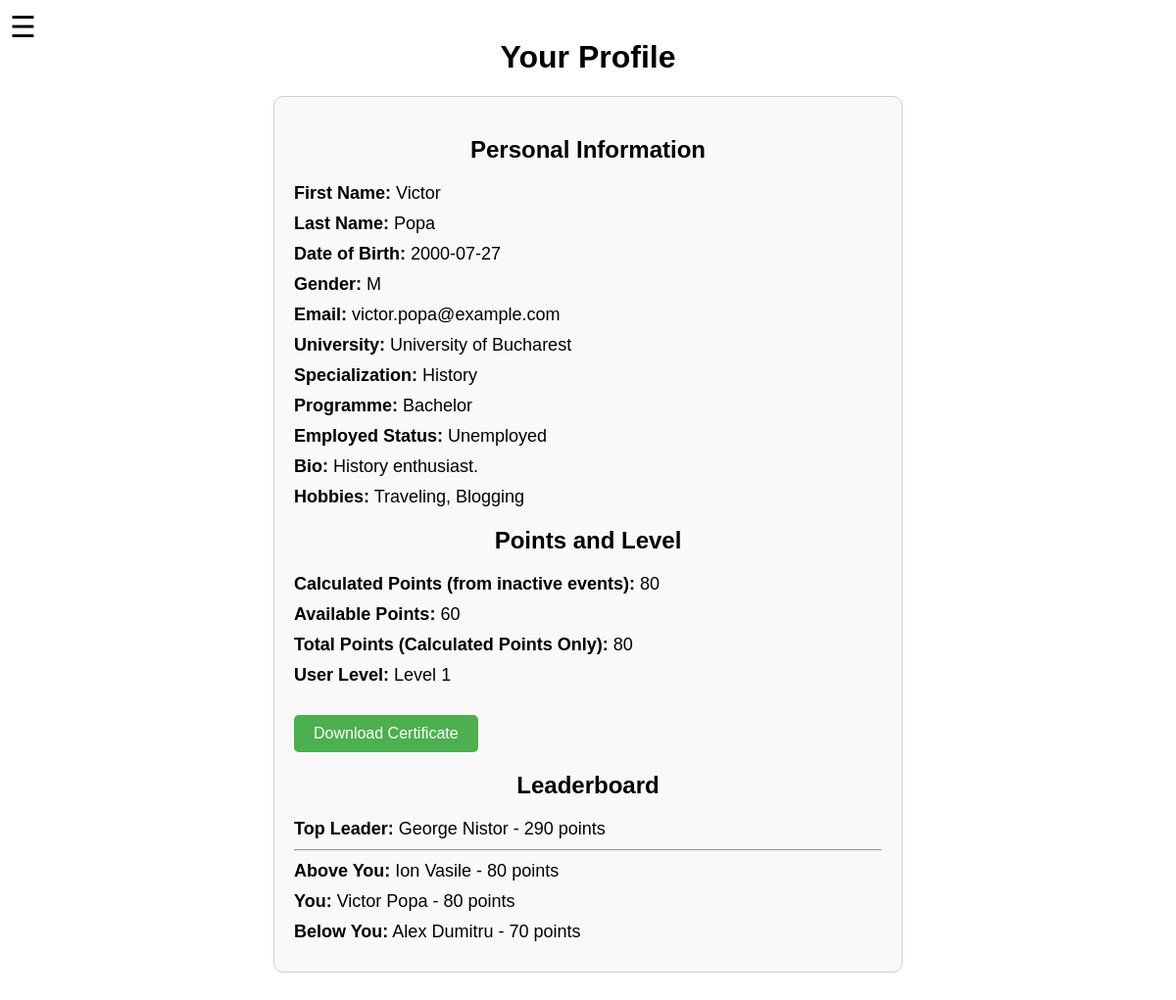
Page /profile/ (signed in) on the committed database.
### tables this page shows
CREATE TABLE User (
    id_user INTEGER PRIMARY KEY,
    first_name TEXT NOT NULL CHECK(length(first_name) > 0),
    last_name TEXT NOT NULL CHECK(length(last_name) > 0),
    date_of_birth TEXT, -- YYYY-MM-DD format recommended at application layer
    gender TEXT CHECK(gender IN ('M','F','O')),
    email TEXT NOT NULL UNIQUE CHECK(
        email LIKE '%_@__%.__%'   -- simple email pattern check
    ),
    university TEXT,
    university_programme TEXT CHECK(university_programme IN ('Bachelor', 'Master', 'PhD')),
    university_specialization TEXT,
    employed_status TEXT CHECK(employed_status IN ('Employed', 'Unemployed')),
    is_student INTEGER DEFAULT 0 CHECK(is_student IN (0,1)), -- 1 for Yes, 0 for No
    bio TEXT,
    hobbies TEXT,
    points INTEGER DEFAULT 0
);

### routes/profile.py (the view)
@profile_bp.route('/')
def profile():
    user_id = session.get('user_id')
    if not user_id:
        flash('Please log in to view your profile.', 'error')
        return redirect(url_for('login.login'))
    user = get_user_details(user_id)
    if not user:
        flash('User not found.', 'error')
        return redirect(url_for('home.home'))
    calculated_points = get_user_events_points(user_id)
    available_points = get_available_points(user_id)
    total_points = calculated_points
    level = get_user_level(total_points)
    leaderboard = get_leaderboard(user_id)
    return render_template(
        'profile.html',
        user=user,
        calculated_points=calculated_points,
        available_points=available_points,
        total_points=total_points,
        level=level,
        leaderboard=leaderboard
    )

### models.py (called while the page is built)
def get_user_details(user_id):
    with sqlite3.connect(DB_NAME, timeout=30) as conn:
        cursor = conn.cursor()
        query = """
            SELECT first_name, last_name, date_of_birth, gender, email, university,
                   university_specialization, university_programme, employed_status, bio, hobbies
            FROM User
            WHERE id_user = ?
        """
        cursor.execute(query, (user_id,))
        row = cursor.fetchone()
    if not row:
        return None
    return {
        'first_name': row[0],
        'last_name': row[1],
        'date_of_birth': row[2],
        'gender': row[3],
        'email': row[4],
        'university': row[5],
        'university_specialization': row[6],
        'university_programme': row[7],
        'employed_status': row[8],
        'bio': row[9],
        'hobbies': row[10]
    }

def get_user_events_points(user_id):
    with sqlite3.connect(DB_NAME, timeout=30) as conn:
        cursor = conn.cursor()
        query = """
            SELECT SUM(e.hours_of_work * 10)
            FROM User_Events ue
            JOIN Event e ON ue.id_event = e.id_event
            WHERE ue.id_user = ?
              AND e.status = 'inactive'
        """
        cursor.execute(query, (user_id,))
        row = cursor.fetchone()
    return row[0] if row and row[0] else 0

def get_available_points(user_id):
    with sqlite3.connect(DB_NAME, timeout=30) as conn:
        cursor = conn.cursor()
        query = "SELECT points FROM User WHERE id_user = ?"
        cursor.execute(query, (user_id,))
        row = cursor.fetchone()
    return row[0] if row else 0

def get_user_level(points):
    if points < 100:
        return 1
    else:
        return int(math.log10(points))

### templates/profile.html (shortened to what this page needs)
{% extends "base.html" %}
{% block content %}
    <div class="hamburger-menu">
        <label for="menu-toggle" class="menu-icon">&#9776;</label>
    </div>
    <h1>Your Profile</h1>
    <div class="profile-container">
        <h2>Personal Information</h2>
        <p><strong>First Name:</strong> {{ user.first_name }}</p>
        <p><strong>Last Name:</strong> {{ user.last_name }}</p>
        <p><strong>Date of Birth:</strong> {{ user.date_of_birth }}</p>
        <p><strong>Gender:</strong> {{ user.gender }}</p>
        <p><strong>Email:</strong> {{ user.email }}</p>
        <p><strong>University:</strong> {{ user.university }}</p>
        <p><strong>Specialization:</strong> {{ user.university_specialization }}</p>
        <p><strong>Programme:</strong> {{ user.university_programme }}</p>
        <p><strong>Employed Status:</strong> {{ user.employed_status }}</p>
        <p><strong>Bio:</strong> {{ user.bio }}</p>
        <p><strong>Hobbies:</strong> {{ user.hobbies }}</p>
        <h2>Points and Level</h2>
        <p><strong>Calculated Points (from inactive events):</strong> {{ calculated_points }}</p>
        <p><strong>Available Points:</strong> {{ available_points }}</p>
        <p><strong>Total Points (Calculated Points Only):</strong> {{ total_points }}</p>
        <p><strong>User Level:</strong> Level {{ level }}</p>
        <div style="margin-top: 30px;">
            <a href="{{ url_for('profile.download_certificate') }}" class="button enroll">Download Certificate</a>
        </div>
        <h2>Leaderboard</h2>
        <div class="leaderboard">
            {% if leaderboard.first_user %}
                <div class="leaderboard-entry">
                    <p><strong>Top Leader:</strong> {{ leaderboard.first_user.first_name }} {{ leaderboard.first_user.last_name }} - {{ leaderboard.first_user.total_points }} points</p>
                </div>
            {% endif %}
            <hr>
            <div class="leaderboard-entry">
                {% if leaderboard.before_user %}
                    <p><strong>Above You:</strong> {{ leaderboard.before_user.first_name }} {{ leaderboard.before_user.last_name }} - {{ leaderboard.before_user.total_points }} points</p>
                {% endif %}
                <p><strong>You:</strong> {{ leaderboard.current_user.first_name }} {{ leaderboard.current_user.last_name }} - {{ leaderboard.current_user.total_points }} points</p>
                {% if leaderboard.after_user %}
                    <p><strong>Below You:</strong> {{ leaderboard.after_user.first_name }} {{ leaderboard.after_user.last_name }} - {{ leaderboard.after_user.total_points }} points</p>
                {% endif %}
            </div>
        </div>
    </div>
{% endblock %}

### static/styles.css (style rules this page uses)
body { font-family: Arial, sans-serif; margin: 0; padding: 20px; }
h1, h2 { text-align: center; margin-top: 20px; }
.hamburger-menu { position: fixed; top: 10px; left: 10px; z-index: 1000; }
.menu-icon { font-size: 30px; cursor: pointer; user-select: none; }
.button { padding: 10px 20px; border: none; border-radius: 5px; cursor: pointer; font-size: 16px; }
.enroll { background-color: green; color: white; }
.profile-container { max-width: 600px; margin: 20px auto; padding: 20px; border: 1px solid #ccc; border-radius: 10px; background-color: #f9f9f9; }
.profile-container p { font-size: 18px; margin: 10px 0; }
.button.enroll { background-color: #4CAF50; color: white; padding: 10px 20px; text-align: center; text-decoration: none; display: inline-block; font-size: 16px; border: none; border-radius: 5px; cursor: pointer; }

### rows in the picture
User: first_name "Victor", last_name "Popa", date_of_birth "2000-07-27", gender "M", email "victor.popa@example.com", university "University of Bucharest", university_specialization "History", university_programme "Bachelor", employed_status "Unemployed", bio "History enthusiast.", hobbies "Traveling, Blogging", current_user.first_name "Victor", current_user.last_name "Popa"
User: first_user.first_name "George", first_user.last_name "Nistor"
User: before_user.first_name "Ion", before_user.last_name "Vasile"
User: after_user.first_name "Alex", after_user.last_name "Dumitru"

### other values in the picture
{{ calculated_points }} "80"
{{ available_points }} "60"
{{ total_points }} "80"
{{ level }} "1"
{{ leaderboard.first_user.total_points }} "290"
{{ leaderboard.before_user.total_points }} "80"
{{ leaderboard.current_user.total_points }} "80"
{{ leaderboard.after_user.total_points }} "70"
